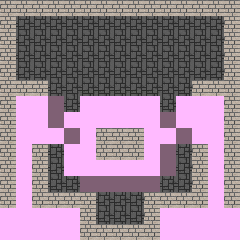

A level layout from a 2D game, rendered from its tile map. Below: a short description, then the map file with its tile-grid data intact:
An orthogonal 15x15 tile map with 16x16 px tiles, 1 tile layer (terrain) and 13 objects (4x 0, 4x crate, prop, 1, 2, ...).

<map version="1.0" orientation="orthogonal" renderorder="left-up" width="15" height="15" tilewidth="16" tileheight="16" nextobjectid="162">
 <tileset firstgid="1" name="terrain" tilewidth="16" tileheight="16" tilecount="256">
  <image source="../tile.png" width="256" height="256" />
  <tile id="0">
   <properties>
    <property name="collidable" value="true" />
   </properties>
  </tile>
  <tile id="2">
   <properties>
    <property name="collidable" value="true" />
   </properties>
  </tile>
  <tile id="34">
   <properties>
    <property name="collidable" value="true" />
    <property name="type" value="dangerous" />
   </properties>
  </tile>
 </tileset>
 <layer name="terrain" width="15" height="15">
  <data encoding="csv">
1,1,1,1,1,1,1,1,1,1,1,1,1,1,1,
1,2,2,2,2,2,2,2,2,2,2,2,2,2,1,
1,2,2,2,2,2,2,2,2,2,2,2,2,2,1,
1,2,2,2,2,2,2,2,2,2,2,2,2,2,1,
1,2,2,2,2,2,2,2,2,2,2,2,2,2,1,
1,1,1,2,2,2,2,2,2,2,2,2,1,1,1,
1,3,3,8,2,24,24,24,24,24,2,9,3,3,1,
1,3,3,4,5,3,3,3,3,3,4,5,3,3,1,
1,3,3,20,21,3,1,1,1,3,20,21,3,3,1,
1,3,1,2,9,3,1,1,1,3,8,2,1,3,1,
1,3,1,2,9,3,3,3,3,3,8,2,1,3,1,
1,3,1,2,2,25,25,25,25,25,2,2,1,3,1,
1,3,1,1,1,1,2,2,2,1,1,1,1,3,1,
3,3,3,3,3,1,2,2,2,1,3,3,3,3,3,
3,3,3,3,3,1,1,1,1,1,3,3,3,3,3
</data>
 </layer>
 <objectgroup name="objects">
  <object id="145" name="prop" gid="37" x="112" y="240" width="16" height="16" />
  <object id="148" name="launcher" type="0" gid="33" x="128" y="144" width="16" height="16">
   <properties>
    <property name="triggerable" value="true" />
   </properties>
  </object>
  <object id="149" name="launcher" type="0" gid="33" x="96" y="144" width="16" height="16">
   <properties>
    <property name="triggerable" value="true" />
   </properties>
  </object>
  <object id="150" name="launcher" type="0" gid="33" x="112" y="144" width="16" height="16">
   <properties>
    <property name="triggerable" value="true" />
   </properties>
  </object>
  <object id="151" name="character" type="0" x="113" y="194" width="13.3333" height="12.3333" />
  <object id="152" name="character" type="1" x="96.6667" y="210" width="13.6667" height="12.3333" />
  <object id="153" name="character" type="2" x="130.667" y="210" width="10.6667" height="12" />
  <object id="154" name="enemy" type="4" x="112.667" y="50" width="14.6667" height="12.6667" />
  <object id="156" name="plate" gid="38" x="112" y="32" width="16" height="16">
   <properties>
    <property name="triggers" value="6,6;7,6;8,6" />
   </properties>
  </object>
  <object id="158" name="crate" gid="241" x="64" y="32" width="16" height="16" />
  <object id="159" name="crate" gid="241" x="32" y="48" width="16" height="16" />
  <object id="160" name="crate" gid="241" x="176" y="48" width="16" height="16" />
  <object id="161" name="crate" gid="241" x="208" y="80" width="16" height="16" />
 </objectgroup>
</map>